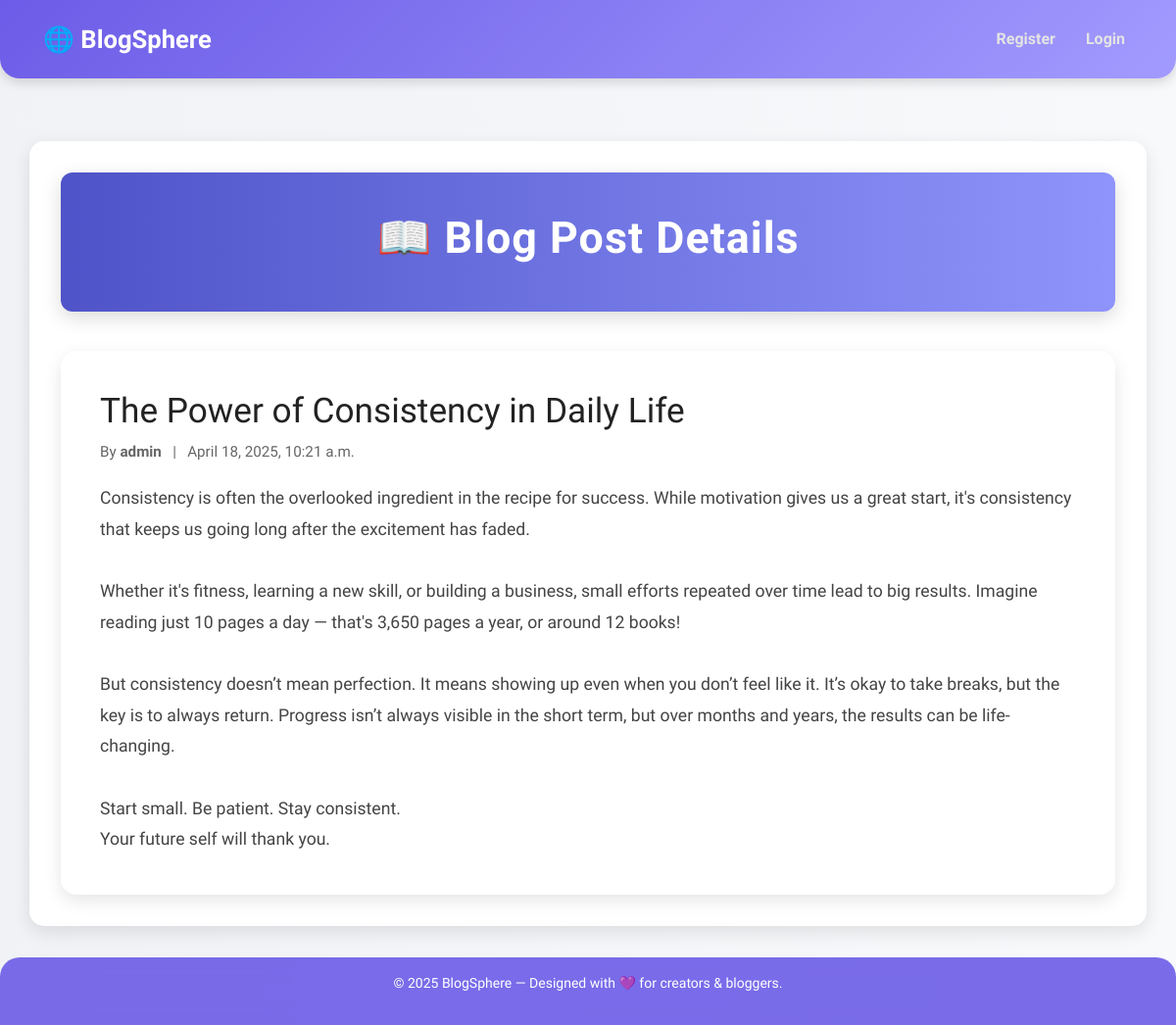
Page /post/6/ on the committed database.
### posts/models.py (models this page shows, shortened)
class Post(models.Model):
    title = models.CharField(max_length=200)
    content = models.TextField()
    author = models.ForeignKey(User, on_delete=models.CASCADE)
    created_at = models.DateTimeField(default=now)

### posts/views.py (the view)
# urls.py: path('post/<int:post_id>/', views.post_detail, name='post_detail'),
def post_detail(request, post_id):
    post = Post.objects.get(id=post_id)
    return render(request, 'post_detail.html', {'post' : post})

### templates/post_detail.html (shortened to what this page needs)
{% extends "base.html" %}
{% block content %}
  <div class="post-header">
    <h2>📖 Blog Post Details</h2>
  </div>
  <div class="post-card">
    <h1 class="post-title">{{ post.title }}</h1>
    <div class="post-meta">
      By <strong>{{ post.author.username }}</strong> &nbsp; | &nbsp; {{ post.created_at|date:"F j, Y, g:i a" }}
    </div>
    <div class="post-content">{{ post.content }}</div>
  </div>
{% endblock %}

### templates/base.html (style rules this page uses)
body { font-family: 'Urbanist', sans-serif; background: linear-gradient(to right, #f0f2f5, #f8f9fb); color: #2d2d2d; display: flex; flex-direction: column; min-height: 100vh; }

### templates/post_detail.html (style rules this page uses)
.post-header { background: linear-gradient(to right, #4e54c8, #8f94fb); padding: 40px 20px; text-align: center; border-radius: 12px; box-shadow: 0 6px 20px rgba(0, 0, 0, 0.15); margin-bottom: 40px; }
.post-header h2 { font-size: 2.8rem; color: #fff; font-weight: 600; letter-spacing: 1px; }
.post-card { background: #ffffff; padding: 40px; border-radius: 16px; box-shadow: 0 6px 18px rgba(0, 0, 0, 0.1); transition: transform 0.3s ease, box-shadow 0.3s ease; }
.post-title { font-size: 2.2rem; color: #222; margin-bottom: 10px; }
.post-meta { font-size: 0.95rem; color: #666; margin-bottom: 20px; }
.post-content { font-size: 1.1rem; line-height: 1.8; color: #444; white-space: pre-wrap; }

### rows in the picture
Post: title "The Power of Consistency in Daily Life", author.username "admin", created_at "April 18, 2025, 10:21 a.m.", content "Consistency is often the overlooked ingredient in the recipe for success. While motivation gives us a great start, it's consistency that keeps us going long after the excitement has faded. Whether it's fitness, learning a new skill, or building a business, small efforts repeated over time lead to big results. Imagine reading just 10 pages a day — that's 3,650 pages a year, or around 12 books! But consistency doesn’t mean perfection. It means showing up even when you don’t feel like it. It’s okay to take breaks, but the key is to always return. Progress isn’t always visible in the short term, but over months and years, the results can be life-changing. Start small. Be patient. Stay…"
